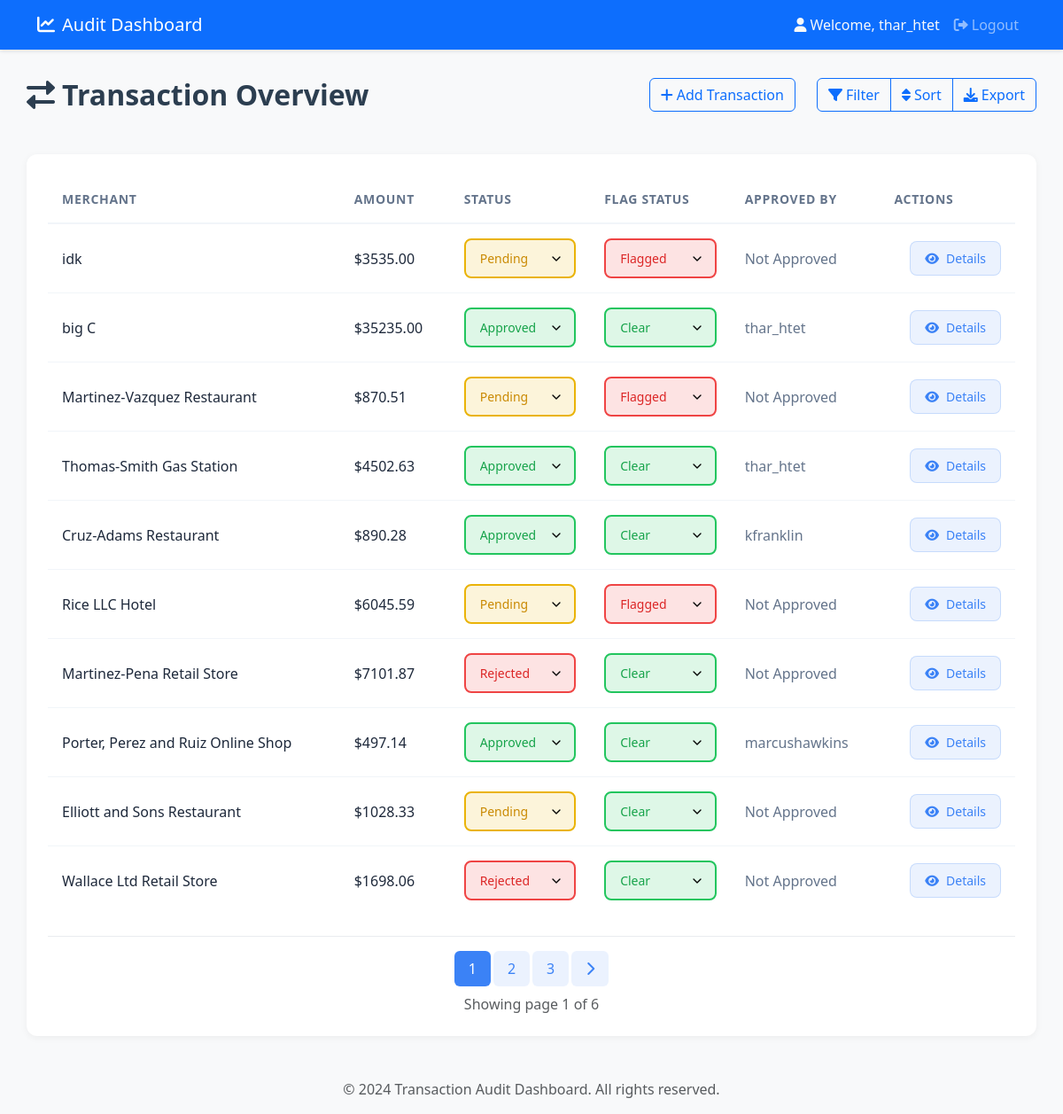
Before: /home/ (signed in) with the older database file.
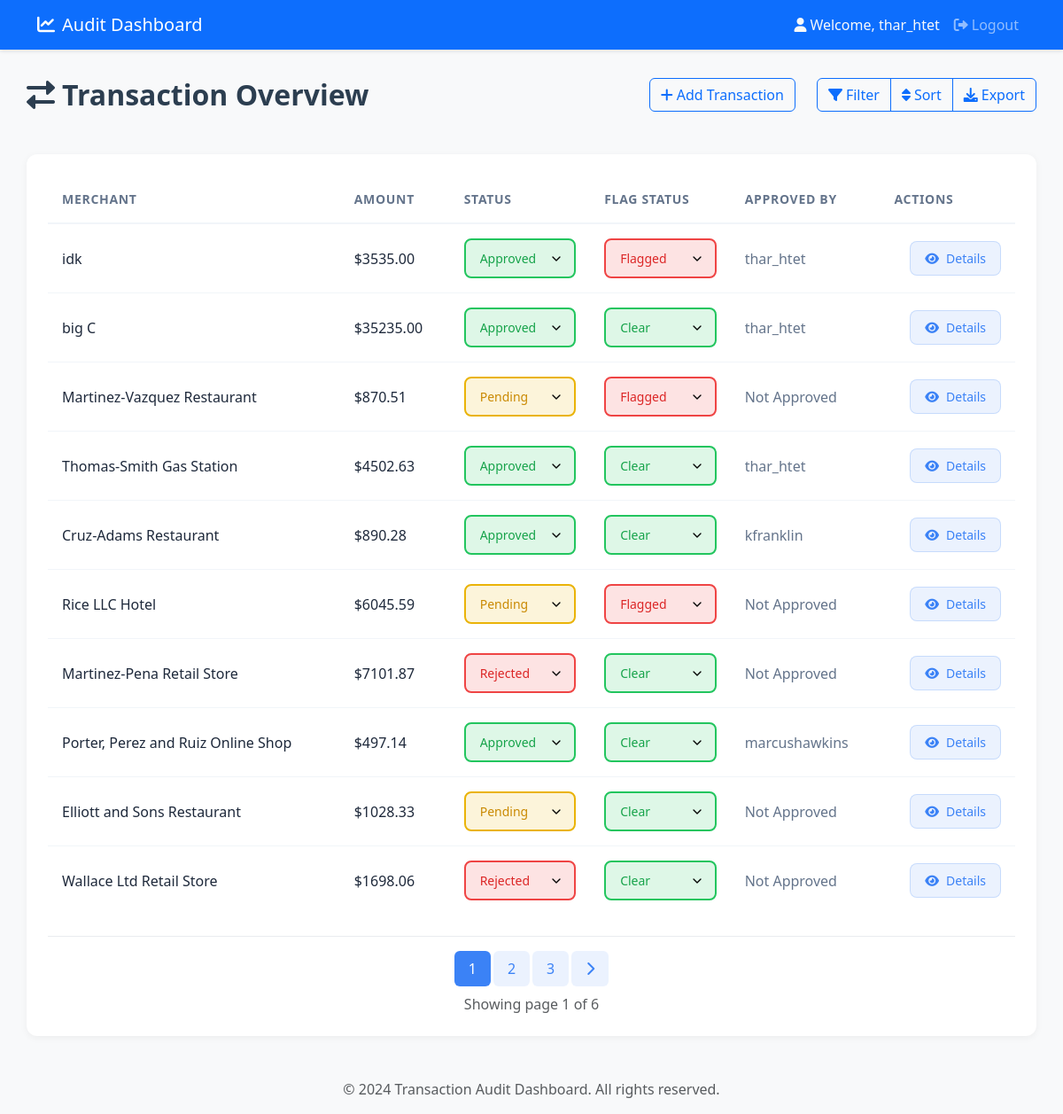
After: the same page with the newer database file.
### auditApp/models.py (models this page shows, shortened)
class Transaction(models.Model):
    STATUS_CHOICES = [
        ('Approved', 'Approved'),
        ('Pending', 'Pending'),
        ('Rejected', 'Rejected'),
    ]
    amount = models.DecimalField(max_digits=10, decimal_places=2, validators=[MinValueValidator(0)],null=False, blank=False)
    status = models.CharField(max_length=255, choices=STATUS_CHOICES, null=False, blank=False,default='Pending')
    timestamp = models.DateTimeField(auto_now_add=True)
    merchant = models.CharField(max_length=255, null=False, blank=False)
    isFlagged = models.BooleanField(default=False,null=True, blank=True)
    approved_by = models.ForeignKey(User, on_delete=models.SET_NULL, null=True, blank=True)

### auditApp/views.py (the view)
# urls.py: path('home/', views.home, name='home'),
@login_required
def home(request):
    try:
        transactions_list = Transaction.objects.all().order_by('-timestamp')
        total_count = transactions_list.count()
        if total_count == 0:
            messages.info(request, 'No transactions in database. Please run python manage.py generate_fake_transactions to create some test data.')
        paginator = Paginator(transactions_list, 10)
        page = request.GET.get('page', 1)
        transactions = paginator.get_page(page)
        if request.headers.get('HX-Request'):
            if 'transaction-container' in request.headers.get('HX-Target', ''):
                return render(request, 'partials/home_content.html', {'transactions': transactions})
            return render(request, 'partials/transaction.html', {'transactions': transactions})
        return render(request, 'home.html', {'transactions': transactions})
    except Exception as e:
        messages.error(request, str(e))
        return redirect('login')

### auditApp/templates/home.html
{% extends 'base.html' %}
{% block content %}
    {% include 'partials/home_content.html' %}
{% endblock %}

### auditApp/templates/partials/transaction.html (shortened to what the changed rows need)
{% if transactions.object_list %}
<div class="transaction-wrapper">
    <table class="transaction-table">
        <thead>
            <tr>
                <th>Merchant</th>
                <th>Amount</th>
                <th>Status</th>
                <th>Flag Status</th>
                <th>Approved By</th>
                <th class="text-right">Actions</th>
            </tr>
        </thead>
        <tbody>
            {% for transaction in transactions %}
            <tr>
                <td>
                    <span class="merchant-cell">{{ transaction.merchant }}</span>
                </td>
                <td>
                    <span class="amount-cell">${{ transaction.amount }}</span>
                </td>
                <td style="min-width: 140px;">
                    <select class="status-select {% if transaction.status == 'Approved' %}approved{% elif transaction.status == 'Pending' %}pending{% else %}rejected{% endif %}"
                            hx-post="{% url 'update_status' transaction.id %}?page={{ transactions.number }}"
                            hx-target="#main-content"
                            hx-headers='{"X-CSRFToken": "{{ csrf_token }}"}'
                            name="status">
                        <option value="Approved" {% if transaction.status == 'Approved' %}selected{% endif %}>Approved</option>
                        <option value="Pending" {% if transaction.status == 'Pending' %}selected{% endif %}>Pending</option>
                    </select>
                </td>
                <td style="min-width: 140px;">
                    <select class="status-select {% if transaction.isFlagged %}flagged{% else %}clear{% endif %}"
                            hx-post="{% url 'update_flag' transaction.id %}?page={{ transactions.number }}"
                            hx-target="#main-content"
                            hx-headers='{"X-CSRFToken": "{{ csrf_token }}"}'
                            name="is_flagged">
                        <option value="true" {% if transaction.isFlagged %}selected{% endif %}>Flagged</option>
                    </select>
                </td>
                <td>
                    <span class="approved-by">{{ transaction.approved_by.username|default:"Not Approved" }}</span>
                </td>
                <td class="text-right">
                    <button class="action-btn"
                            hx-get="{% url 'transaction_detail' transaction.id %}"
                            hx-target="#modal-content"
                            data-bs-toggle="modal"
                            data-bs-target="#transactionModal">
                        <i class="fas fa-eye"></i>Details
                    </button>
                </td>
            </tr>
            {% endfor %}
        </tbody>
    </table>
</div>
{% else %}
<div class="alert alert-info" role="alert">
    No transactions found
</div>
{% endif %}

Changed rows visible on the page:
changed Transaction "idk": status "Pending" → "Approved"; approved_by.username "Not Approved" → "thar_htet"
